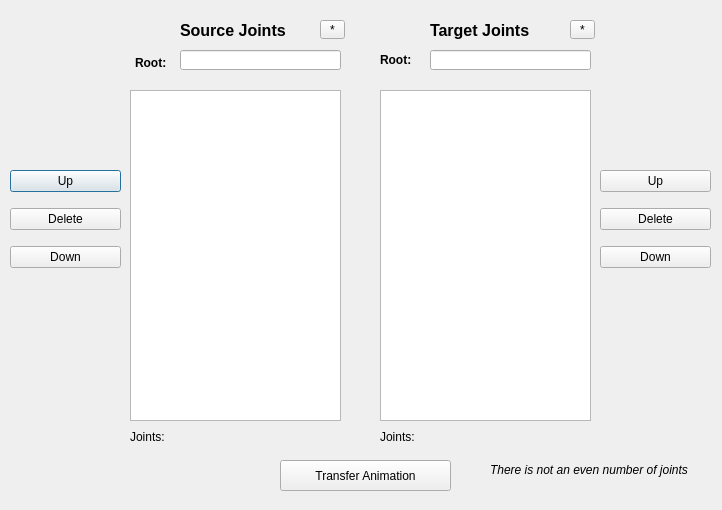
<?xml version="1.0" encoding="UTF-8"?>
<ui version="4.0">
 <class>Window</class>
 <widget class="QDialog" name="Window">
  <property name="windowModality">
   <enum>Qt::NonModal</enum>
  </property>
  <property name="geometry">
   <rect>
    <x>0</x>
    <y>0</y>
    <width>722</width>
    <height>510</height>
   </rect>
  </property>
  <property name="focusPolicy">
   <enum>Qt::NoFocus</enum>
  </property>
  <property name="windowTitle">
   <string>AnimationTransfer</string>
  </property>
  <property name="modal">
   <bool>false</bool>
  </property>
  <widget class="QWidget" name="verticalLayoutWidget">
   <property name="geometry">
    <rect>
     <x>10</x>
     <y>160</y>
     <width>111</width>
     <height>121</height>
    </rect>
   </property>
   <layout class="QVBoxLayout" name="SourceButtonLayout">
    <item>
     <widget class="QPushButton" name="leftUpButton">
      <property name="text">
       <string>Up</string>
      </property>
     </widget>
    </item>
    <item>
     <widget class="QPushButton" name="leftDeleteButton">
      <property name="text">
       <string>Delete</string>
      </property>
     </widget>
    </item>
    <item>
     <widget class="QPushButton" name="leftDownButton">
      <property name="text">
       <string>Down</string>
      </property>
     </widget>
    </item>
   </layout>
  </widget>
  <widget class="QWidget" name="verticalLayoutWidget_2">
   <property name="geometry">
    <rect>
     <x>600</x>
     <y>160</y>
     <width>111</width>
     <height>121</height>
    </rect>
   </property>
   <layout class="QVBoxLayout" name="TargetButtonLayout">
    <item>
     <widget class="QPushButton" name="rightUpButton">
      <property name="text">
       <string>Up</string>
      </property>
     </widget>
    </item>
    <item>
     <widget class="QPushButton" name="rightDeleteButton">
      <property name="text">
       <string>Delete</string>
      </property>
     </widget>
    </item>
    <item>
     <widget class="QPushButton" name="rightDownButton">
      <property name="text">
       <string>Down</string>
      </property>
     </widget>
    </item>
   </layout>
  </widget>
  <widget class="QLabel" name="leftRootLabel">
   <property name="geometry">
    <rect>
     <x>135</x>
     <y>53</y>
     <width>51</width>
     <height>20</height>
    </rect>
   </property>
   <property name="font">
    <font>
     <pointsize>9</pointsize>
     <weight>75</weight>
     <bold>true</bold>
    </font>
   </property>
   <property name="text">
    <string>Root:</string>
   </property>
  </widget>
  <widget class="QLabel" name="SourceJointsLabel">
   <property name="geometry">
    <rect>
     <x>180</x>
     <y>20</y>
     <width>141</width>
     <height>21</height>
    </rect>
   </property>
   <property name="font">
    <font>
     <pointsize>12</pointsize>
     <weight>75</weight>
     <bold>true</bold>
    </font>
   </property>
   <property name="text">
    <string>Source Joints</string>
   </property>
  </widget>
  <widget class="QPushButton" name="transferButton">
   <property name="geometry">
    <rect>
     <x>280</x>
     <y>460</y>
     <width>171</width>
     <height>31</height>
    </rect>
   </property>
   <property name="text">
    <string>Transfer Animation</string>
   </property>
  </widget>
  <widget class="QLabel" name="rightRootLabel">
   <property name="geometry">
    <rect>
     <x>380</x>
     <y>50</y>
     <width>51</width>
     <height>20</height>
    </rect>
   </property>
   <property name="font">
    <font>
     <pointsize>9</pointsize>
     <weight>75</weight>
     <bold>true</bold>
    </font>
   </property>
   <property name="text">
    <string>Root:</string>
   </property>
  </widget>
  <widget class="QLabel" name="TargetJointsLabel">
   <property name="geometry">
    <rect>
     <x>430</x>
     <y>20</y>
     <width>141</width>
     <height>21</height>
    </rect>
   </property>
   <property name="font">
    <font>
     <pointsize>12</pointsize>
     <weight>75</weight>
     <bold>true</bold>
    </font>
   </property>
   <property name="text">
    <string>Target Joints</string>
   </property>
  </widget>
  <widget class="QToolButton" name="leftLoadButton">
   <property name="geometry">
    <rect>
     <x>320</x>
     <y>20</y>
     <width>25</width>
     <height>19</height>
    </rect>
   </property>
   <property name="toolTip">
    <string>Load skeleton from selected joint</string>
   </property>
   <property name="text">
    <string>*</string>
   </property>
  </widget>
  <widget class="QToolButton" name="rightLoadButton">
   <property name="geometry">
    <rect>
     <x>570</x>
     <y>20</y>
     <width>25</width>
     <height>19</height>
    </rect>
   </property>
   <property name="toolTip">
    <string>Load skeleton from selected joint</string>
   </property>
   <property name="text">
    <string>*</string>
   </property>
  </widget>
  <widget class="QListWidget" name="SourceList">
   <property name="geometry">
    <rect>
     <x>130</x>
     <y>90</y>
     <width>211</width>
     <height>331</height>
    </rect>
   </property>
  </widget>
  <widget class="QListWidget" name="TargetList">
   <property name="geometry">
    <rect>
     <x>380</x>
     <y>90</y>
     <width>211</width>
     <height>331</height>
    </rect>
   </property>
  </widget>
  <widget class="QLabel" name="R_amountLabel">
   <property name="geometry">
    <rect>
     <x>380</x>
     <y>430</y>
     <width>46</width>
     <height>13</height>
    </rect>
   </property>
   <property name="text">
    <string>Joints:</string>
   </property>
  </widget>
  <widget class="QLabel" name="R_jointAmount">
   <property name="geometry">
    <rect>
     <x>420</x>
     <y>430</y>
     <width>46</width>
     <height>13</height>
    </rect>
   </property>
   <property name="text">
    <string/>
   </property>
  </widget>
  <widget class="QLabel" name="L_jointAmount">
   <property name="geometry">
    <rect>
     <x>170</x>
     <y>430</y>
     <width>46</width>
     <height>13</height>
    </rect>
   </property>
   <property name="text">
    <string/>
   </property>
  </widget>
  <widget class="QLabel" name="L_amountLabel">
   <property name="geometry">
    <rect>
     <x>130</x>
     <y>430</y>
     <width>46</width>
     <height>13</height>
    </rect>
   </property>
   <property name="text">
    <string>Joints:</string>
   </property>
  </widget>
  <widget class="QLabel" name="warningLabel">
   <property name="geometry">
    <rect>
     <x>490</x>
     <y>460</y>
     <width>211</width>
     <height>20</height>
    </rect>
   </property>
   <property name="font">
    <font>
     <italic>true</italic>
    </font>
   </property>
   <property name="contextMenuPolicy">
    <enum>Qt::CustomContextMenu</enum>
   </property>
   <property name="autoFillBackground">
    <bool>false</bool>
   </property>
   <property name="text">
    <string>There is not an even number of joints</string>
   </property>
  </widget>
  <widget class="QLineEdit" name="SourceRootJoint">
   <property name="geometry">
    <rect>
     <x>180</x>
     <y>50</y>
     <width>161</width>
     <height>20</height>
    </rect>
   </property>
  </widget>
  <widget class="QLineEdit" name="TargetRootJoint">
   <property name="geometry">
    <rect>
     <x>430</x>
     <y>50</y>
     <width>161</width>
     <height>20</height>
    </rect>
   </property>
  </widget>
 </widget>
 <resources/>
 <connections/>
</ui>
